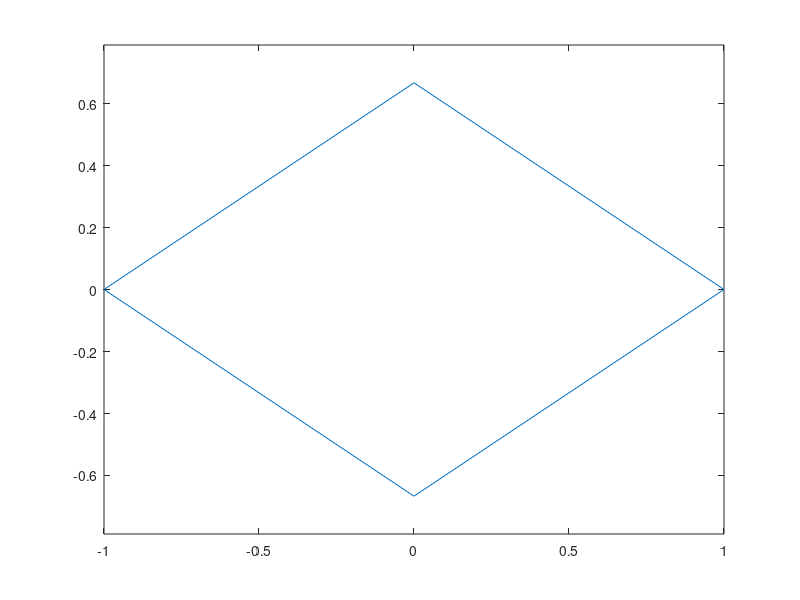

MATLAB code for this plot:
# elipse.m
#
# Copyright 2015 2016 2017 2018 by John Gambini
#
clear all; clc; close all;

x = linspace(0, 2*pi, 5);
plot(cos(x), sin(x)/1.5);
axis equal;
